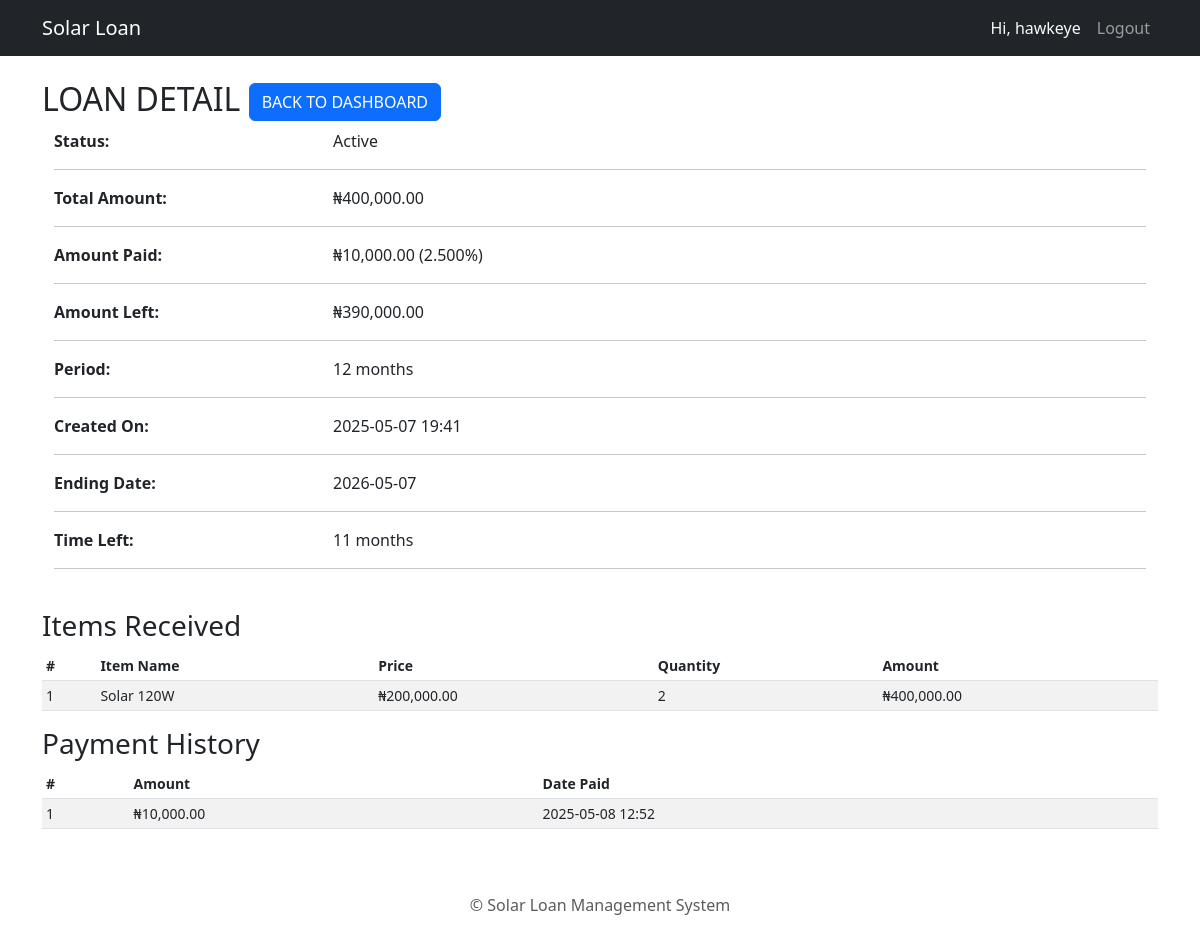
Page /loan/1/ (signed in) on the committed database.
### loans/models.py (models this page shows, shortened)
class Loan(models.Model):
    LOAD_STATUS_CHOICES = [
        ("active", "Active"),
        ("completed", "Completed"),
        ("canceled", "Canceled")
    ]
    customer = models.ForeignKey(Customer, on_delete=models.CASCADE)
    total_amount = models.DecimalField(max_digits=10, decimal_places=2)
    period = models.PositiveIntegerField(default=12)
    created_at = models.DateTimeField(auto_now_add=True)
    status = models.CharField(max_length=10, choices=LOAD_STATUS_CHOICES)
    @property
    def due_date(self):
        return self.created_at + relativedelta(months=self.period)
    @property
    def time_left(self):
        now = datetime.datetime.now(datetime.timezone.utc)
        delta = self.due_date - now
        return delta.days // 30
    @property
    def total_paid(self):
        payments = self.payment_set.all()
        total = sum(payment.amount for payment in payments)
        percentage = (total / self.total_amount) * 100 if total > 0 else 0
        return f"{total} ({percentage}%) "
    @property
    def amount_left(self):
        total_paid = sum(payment.amount for payment in self.payment_set.all())
        return self.total_amount - total_paid

class Payment(models.Model):
    loan = models.ForeignKey(Loan, on_delete=models.CASCADE)
    amount = models.DecimalField(max_digits=10, decimal_places=2)
    payment_date = models.DateTimeField(auto_now_add=True)
    recorded_by = models.ForeignKey(User, on_delete=models.SET_NULL, null=True)

class LoanItem(models.Model):
    loan = models.ForeignKey(Loan, on_delete=models.CASCADE)
    product = models.ForeignKey(Product, on_delete=models.CASCADE)
    quantity = models.PositiveIntegerField()
    created_at = models.DateTimeField(auto_now_add=True)
    @property
    def name(self):
        return self.product
    @property
    def price(self):
        return self.product.price
    @property
    def amount(self):
        return self.product.price * self.quantity

class Product(models.Model):
    name = models.CharField(max_length=100)
    price = models.DecimalField(max_digits=10, decimal_places=2)
    created_at = models.DateTimeField(auto_now_add=True)
    def __str__(self):
        return self.name

### customers/views.py (the view)
# urls.py: path('loan/<int:loan_id>/', loan_detail, name='loan_detail'),
@login_required(login_url="login")
def loan_detail(request, loan_id):
    loan = get_object_or_404(Loan, id=loan_id, customer=request.user.customer)
    loan_items = LoanItem.objects.filter(loan=loan)
    payments = Payment.objects.filter(loan=loan)
    return render(request, 'customers/loan_details.html', {'loan': loan, 'loan_items': loan_items, 'payments': payments})

### customers/templates/customers/loan_details.html
{% extends 'base.html' %}
{% load humanize %}
{% block content %}
<h2 class="text-uppercase">Loan Detail <a class="btn btn-primary" href="{% url 'customer_dashboard' %}">Back to
        Dashboard</a></h2>
<div class="container">
    <div class="row">
        <div class="col-3"><strong>Status:</strong></div>
        <div class="col-9">{{ loan.get_status_display }}</div>
    </div>
    <hr>
    <div class="row">
        <div class="col-3"><strong>Total Amount:</strong></div>
        <div class="col-9">₦{{ loan.total_amount|intcomma }}</div>
    </div>
    <hr>
    <div class="row">
        <div class="col-3"><strong>Amount Paid:</strong></div>
        <div class="col-9">₦{{ loan.total_paid|intcomma }}</div>
    </div>
    <hr>
    <div class="row">
        <div class="col-3"><strong>Amount Left:</strong></div>
        <div class="col-9">₦{{ loan.amount_left|intcomma }}</div>
    </div>
    <hr>
    <div class="row">
        <div class="col-3"><strong>Period:</strong></div>
        <div class="col-9">{{ loan.period }} months</div>
    </div>
    <hr>
    <div class="row">
        <div class="col-3"><strong>Created On:</strong></div>
        <div class="col-9">{{ loan.created_at|date:"Y-m-d H:i" }}</div>
    </div>
    <hr>
    <div class="row">
        <div class="col-3"><strong>Ending Date:</strong></div>
        <div class="col-9">{{ loan.due_date|date:"Y-m-d" }}</div>
    </div>
    <hr>
    <div class="row">
        <div class="col-3"><strong>Time Left:</strong></div>
        <div class="col-9">{{ loan.time_left }} months</div>
    </div>
    <hr>
</div>
<br>
<h3>Items Received</h3>
<div class="table-responsive small">
    <table class="table table-striped table-sm">
        <thead>
            <tr>
                <th scope="col">#</th>
                <th scope="col">Item Name</th>
                <th scope="col">Price</th>
                <th scope="col">Quantity</th>
                <th scope="col">Amount</th>
            </tr>
        </thead>
        <tbody>
            {% for item in loan_items %}
            <tr>
                <td>{{ forloop.counter|intcomma }}</td>
                <td>{{ item.name }}</td>
                <td>₦{{ item.price|intcomma }}</td>
                <td>{{ item.quantity }}</td>
                <td>₦{{ item.amount |intcomma }}</td>
            </tr>
            {% empty %}
            <li>No items found for this loan.</li>
            {% endfor %}
        </tbody>
    </table>
</div>
<h3>Payment History</h3>
<div class="table-responsive small">
    <table class="table table-striped table-sm">
        <thead>
            <tr>
                <th scope="col">#</th>
                <th scope="col">Amount</th>
                <th scope="col">Date Paid</th>
            </tr>
        </thead>
        <tbody>
            {% for payment in payments %}
            <tr>
                <td>{{ forloop.counter|intcomma }}</td>
                <td>₦{{ payment.amount|intcomma }}</td>
                <td>{{ payment.payment_date|date:"Y-m-d H:i" }}</td>
            </tr>
            {% empty %}
            <li>No Payment have been made yet.</li>
            {% endfor %}
        </tbody>
    </table>
</div>
{% endblock %}

### templates/base.html (shortened to what this page needs)
<!DOCTYPE html>
<html lang="en">
<head>
    <link href="https://cdn.jsdelivr.net/npm/bootstrap@5.3.0/dist/css/bootstrap.min.css" rel="stylesheet">
</head>
<body>
    <nav class="navbar sticky-top navbar-expand-lg navbar-dark bg-dark mb-4">
        <div class="container">
            <a class="navbar-brand" href="{% url 'customer_dashboard' %}">Solar Loan</a>
            <div class=" navbar-collapse">
                {% if user.is_authenticated %}
                <ul class="navbar-nav ms-auto">
                    <li class="nav-item">
                        <span class="nav-link text-light">Hi, {{ user.username }}</span>
                    </li>
                    <li class="nav-item">
                        <a class="nav-link" href="{% url 'logout' %}">Logout</a>
                    </li>
                </ul>
                {% else %}
                <ul class="navbar-nav ms-auto">
                    <li class="nav-item">
                        <a class="nav-link" href="{% url 'login' %}">Login</a>
                    </li>
                </ul>
                {% endif %}
            </div>
        </div>
    </nav>
    <div class="container">
        {% block content %}{% endblock %}
    </div>
    <footer class="text-center mt-5 mb-3 text-muted">
        &copy; {{ now|date:"Y" }} Solar Loan Management System
    </footer>
</body>
</html>

### rows in the picture
Loan: status "Active", total_amount "400,000.00", total_paid "10,000.00 (2.500%)", amount_left "390,000.00", period "12", created_at "2025-05-07 19:41", due_date "2026-05-07", time_left "11"
LoanItem: name "Solar 120W", price "200,000.00", quantity "2", amount "400,000.00"
Payment: amount "10,000.00", payment_date "2025-05-08 12:52"

### other values in the picture
{{ user.username }} "hawkeye"
